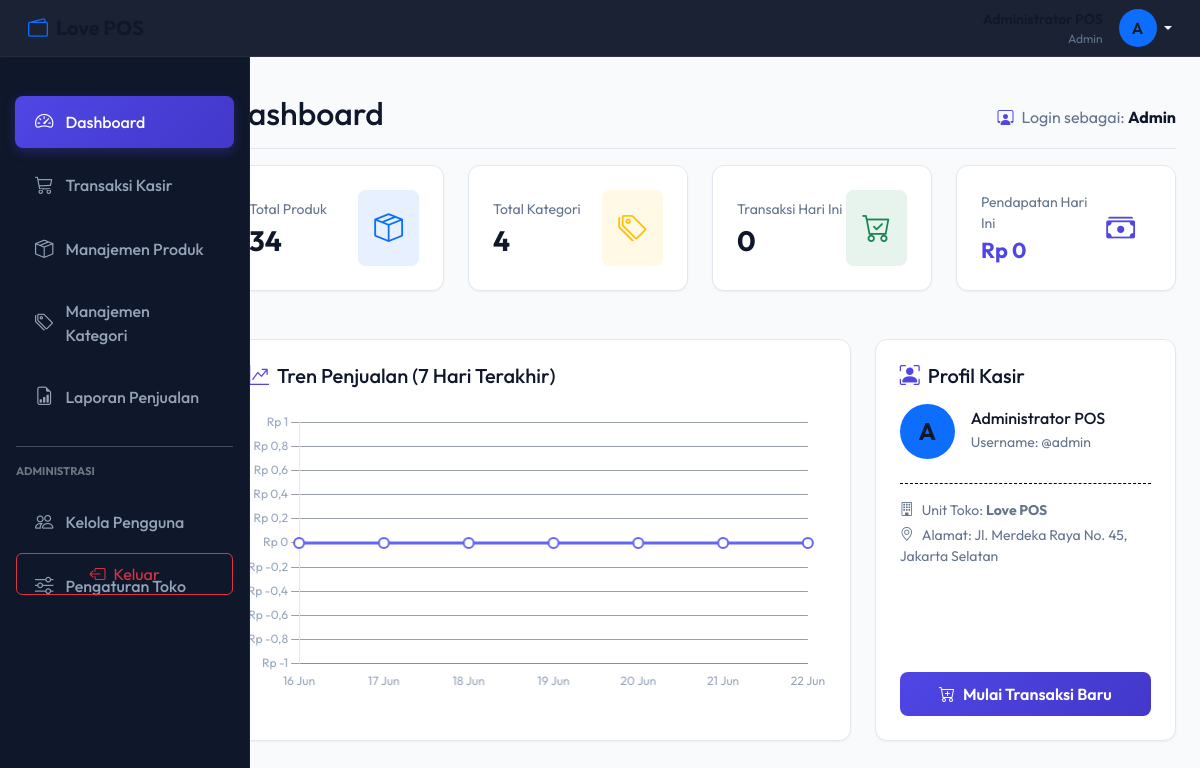
Screenshot of /love/pages/dashboard.php (signed in) with the database file from the repository.
### tables this page shows
CREATE TABLE pengaturan_toko (
    id INT PRIMARY KEY,
    nama_toko VARCHAR(150) NOT NULL,
    alamat TEXT NOT NULL,
    telepon VARCHAR(20) NOT NULL,
    logo VARCHAR(255) NULL
);

### love/pages/dashboard.php (the view, shortened to what this page needs)
<?php
include '../includes/header.php';
include '../includes/sidebar.php';
try {
    $total_produk = $pdo->query("SELECT COUNT(*) FROM produk")->fetchColumn();
    $total_kategori = $pdo->query("SELECT COUNT(*) FROM kategori")->fetchColumn();
    $trx_hari_ini = $pdo->query("SELECT COUNT(*) FROM transaksi WHERE DATE(tanggal_transaksi) = CURDATE()")->fetchColumn();
    $pendapatan_hari_ini = $pdo->query("SELECT SUM(total_harga) FROM transaksi WHERE DATE(tanggal_transaksi) = CURDATE()")->fetchColumn();
    $pendapatan_hari_ini = floatval($pendapatan_hari_ini ?? 0);
} catch (PDOException $e) {
    die("Gagal memuat statistik dashboard: " . $e->getMessage());
}
$sales_trend = [];
for ($i = 6; $i >= 0; $i--) {
    $date_key = date('Y-m-d', strtotime("-$i days"));
    $sales_trend[$date_key] = 0;
}
$labels = [];
$totals = [];
foreach ($sales_trend as $date => $val) {
    $labels[] = date('d M', strtotime($date));
    $totals[] = $val;
}
?>
<div class="d-flex justify-content-between flex-wrap flex-md-nowrap align-items-center pb-2 mb-3 border-bottom border-secondary">
    <h1 class="h2 text-white">Dashboard</h1>
    <div class="btn-toolbar mb-2 mb-md-0">
        <span class="text-muted"><i class="bi bi-person-workspace me-2 text-indigo"></i>Login sebagai: <strong class="text-capitalize text-white"><?= $_SESSION['user']['role']; ?></strong></span>
    </div>
</div>
<div class="row">
    <div class="col-md-3 col-sm-6 mb-4">
        <div class="card-custom d-flex align-items-center justify-content-between">
            <div>
                <span class="text-muted d-block small mb-1">Total Produk</span>
                <h3 class="text-white fw-bold mb-0"><?= number_format($total_produk, 0, ',', '.'); ?></h3>
            </div>
            <div class="bg-primary bg-opacity-10 text-primary p-3 rounded-3" style="font-size: 1.8rem;">
                <i class="bi bi-box-seam"></i>
            </div>
        </div>
    </div>
    <div class="col-md-3 col-sm-6 mb-4">
        <div class="card-custom d-flex align-items-center justify-content-between">
            <div>
                <span class="text-muted d-block small mb-1">Total Kategori</span>
                <h3 class="text-white fw-bold mb-0"><?= number_format($total_kategori, 0, ',', '.'); ?></h3>
            </div>
            <div class="bg-warning bg-opacity-10 text-warning p-3 rounded-3" style="font-size: 1.8rem;">
                <i class="bi bi-tags"></i>
            </div>
        </div>
    </div>
    <div class="col-md-3 col-sm-6 mb-4">
        <div class="card-custom d-flex align-items-center justify-content-between">
            <div>
                <span class="text-muted d-block small mb-1">Transaksi Hari Ini</span>
                <h3 class="text-white fw-bold mb-0"><?= number_format($trx_hari_ini, 0, ',', '.'); ?></h3>
            </div>
            <div class="bg-success bg-opacity-10 text-success p-3 rounded-3" style="font-size: 1.8rem;">
                <i class="bi bi-cart-check"></i>
            </div>
        </div>
    </div>
    <div class="col-md-3 col-sm-6 mb-4">
        <div class="card-custom d-flex align-items-center justify-content-between">
            <div>
                <span class="text-muted d-block small mb-1">Pendapatan Hari Ini</span>
                <h3 class="text-indigo fw-bold mb-0" style="font-size: 1.35rem;">Rp <?= number_format($pendapatan_hari_ini, 0, ',', '.'); ?></h3>
            </div>
            <div class="bg-indigo bg-opacity-10 text-indigo p-3 rounded-3" style="font-size: 1.8rem; color: #6366f1;">
                <i class="bi bi-cash-stack"></i>
            </div>
        </div>
    </div>
</div>
<div class="row">
    <div class="col-lg-8 mb-4">
        <div class="card-custom h-100">
            <h5 class="text-white mb-4"><i class="bi bi-graph-up-arrow me-2 text-indigo"></i>Tren Penjualan (7 Hari Terakhir)</h5>
            <div style="position: relative; height: 280px;">
                <canvas id="salesChart"></canvas>
            </div>
        </div>
    </div>
    <div class="col-lg-4 mb-4">
        <div class="card-custom h-100 d-flex flex-column justify-content-between">
            <div>
                <h5 class="text-white mb-3"><i class="bi bi-person-bounding-box me-2 text-indigo"></i>Profil Kasir</h5>
                <div class="d-flex align-items-center gap-3 mb-4">
                    <span class="avatar-circle bg-primary text-white d-inline-flex align-items-center justify-content-center rounded-circle" style="width: 55px; height: 55px; font-size: 1.5rem; font-weight: 700;">
                        <?= strtoupper(substr($_SESSION['user']['nama_lengkap'], 0, 1)); ?>
                    </span>
                    <div>
                        <h6 class="text-white mb-0"><?= htmlspecialchars($_SESSION['user']['nama_lengkap']); ?></h6>
                        <span class="text-muted small">Username: @<?= htmlspecialchars($_SESSION['user']['username']); ?></span>
                    </div>
                </div>
                <div class="receipt-line"></div>
                <div class="text-muted small mt-3">
                    <p class="mb-1"><i class="bi bi-building me-2"></i>Unit Toko: <strong><?= htmlspecialchars($toko['nama_toko']); ?></strong></p>
                    <p class="mb-0"><i class="bi bi-geo-alt me-2"></i>Alamat: <?= htmlspecialchars(strlen($toko['alamat']) > 40 ? substr($toko['alamat'], 0, 40) . '...' : $toko['alamat']); ?></p>
                </div>
            </div>
            <div class="mt-4">
                <a href="transaksi.php" class="btn btn-primary-custom w-100 py-2.5 d-flex align-items-center justify-content-center gap-2">
                    <i class="bi bi-cart-plus"></i>
                    <span>Mulai Transaksi Baru</span>
                </a>
            </div>
        </div>
    </div>
</div>
<?php
include '../includes/footer.php';
?>
<script>
$(document).ready(function() {
    // Ambil data label dan value dari PHP
    const labels = <?= json_encode($labels); ?>;
    const totals = <?= json_encode($totals); ?>;
    const ctx = document.getElementById('salesChart').getContext('2d');
    // Inisialisasi Chart.js
    new Chart(ctx, {
        type: 'line',
        data: {
            labels: labels,
            datasets: [{
                label: 'Pendapatan Harian (Rp)',
                data: totals,
                backgroundColor: 'rgba(99, 102, 241, 0.1)',
                borderColor: '#6366f1',
                borderWidth: 3,
                pointBackgroundColor: '#fff',
                pointBorderColor: '#6366f1',
                pointBorderWidth: 2,
                pointRadius: 5,
                pointHoverRadius: 7,
                tension: 0.35, // Membuat garis melengkung smooth
                fill: true
            }]
        },
        options: {
            responsive: true,
            maintainAspectRatio: false,
            plugins: {
                legend: {
                    display: false // Sembunyikan legenda dataset
                },
                tooltip: {
                    callbacks: {
                        label: function(context) {
                            return 'Pendapatan: Rp ' + context.raw.toLocaleString('id-ID');
                        }
                    }
                }
            },
            scales: {
                y: {
                    grid: {
                        color: 'rgba(51, 65, 85, 0.5)'
                    },
                    ticks: {
                        color: '#94a3b8',
                        font: {
                            family: 'Outfit'
                        },
                        callback: function(value, index, values) {
                            return 'Rp ' + value.toLocaleString('id-ID');
                        }
                    }
                },
                x: {
                    grid: {
                        display: false
                    },
                    ticks: {
                        color: '#94a3b8',
                        font: {
                            family: 'Outfit'
                        }
                    }
                }
            }
        }
    });
    // Notifikasi SweetAlert jika ada status dari PHP Session
    <?php if (isset($_SESSION['swal_notif'])): ?>
        Swal.fire({
            icon: '<?= $_SESSION['swal_notif']['type']; ?>',
            title: '<?= $_SESSION['swal_notif']['title']; ?>',
            text: '<?= $_SESSION['swal_notif']['message']; ?>',
            confirmButtonColor: '#6366f1',
            background: '#1e293b',
            color: '#f8fafc'
        });
        <?php unset($_SESSION['swal_notif']); ?>
    <?php endif; ?>
});
</script>

### love/assets/css/style.css (style rules this page uses)
:root { --primary-color: #4f46e5; --primary-hover: #4338ca; --bg-dark: #0f172a; --bg-card: #ffffff; --bg-body: #f8fafc; --border-color: #e2e8f0; --text-main: #0f172a; --text-muted: #64748b; --success-color: #10b981; --warning-color: #f59e0b; --danger-color: #ef4444; --transition: all 0.25s cubic-bezier(0.4, 0, 0.2, 1); }
body { font-family: 'Outfit', sans-serif; background-color: var(--bg-body); color: var(--text-main); overflow-x: hidden; }
.card-custom { background-color: var(--bg-card); border: 1px solid var(--border-color); border-radius: 12px; padding: 24px; margin-bottom: 24px; box-shadow: 0 1px 3px rgba(0, 0, 0, 0.02), 0 1px 2px rgba(0, 0, 0, 0.04); transition: var(--transition); }
.btn-primary-custom { background: linear-gradient(135deg, var(--primary-color), var(--primary-hover)); border: none; color: #fff; border-radius: 8px; padding: 10px 20px; font-weight: 600; transition: var(--transition); }
.text-white { color: var(--text-main) !important; }
.text-muted { color: var(--text-muted) !important; }
.border-secondary { border-color: var(--border-color) !important; }
.text-indigo { color: var(--primary-color) !important; }
.receipt-line { border-top: 1px dashed #000; margin: 8px 0; }

### rows the page displays
pengaturan_toko: nama_toko "Love POS", alamat "Jl. Merdeka Raya No. 45, Jakarta Selatan"

### other values shown
$_SESSION['user']['role'] "Admin"
substr($_SESSION['user']['nama_lengkap'], 0, 1) "A"
$total_produk "34"
$total_kategori "4"
$trx_hari_ini "0"
$pendapatan_hari_ini "0"
$_SESSION['user']['nama_lengkap'] "Administrator POS"
$_SESSION['user']['username'] "admin"
